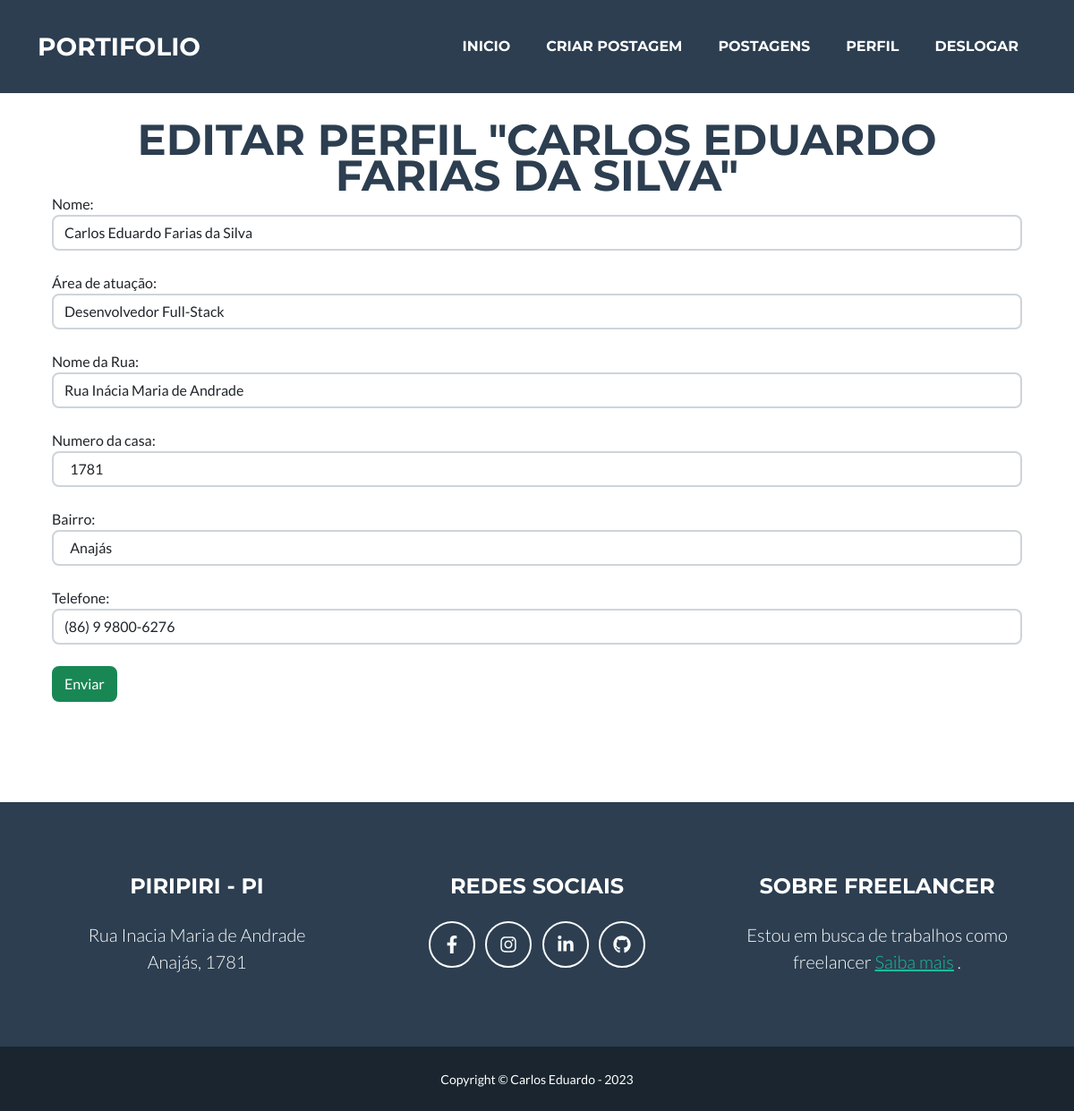
Page /editarPerfil/ (signed in) on the committed database.
### tables this page shows
CREATE TABLE users (
    id INTEGER PRIMARY KEY AUTOINCREMENT,
    created TIMESTAMP NOT NULL DEFAULT CURRENT_TIMESTAMP,
    email TEXT NOT NULL,
    nome TEXT NOT NULL,
    senha TEXT NOT NULL,
    atuacao TEXT,
    endereco TEXT,
    telefone TEXT,
    foto TEXT
);

### main.py (the view, shortened to what this page needs)
@app.route('/editarPerfil/', methods=('GET', 'POST'))
def editPerfil():
    users = get_users(session['email'])
    id = users['id']
    if not (session):
        return redirect(url_for('index'))
    return render_template('editPerfil.html', users = users)

### main.py (called while the page is built)
def get_db_connection():
    conn = sqlite3.connect('database.db')
    conn.row_factory = sqlite3.Row
    return conn

def get_users(email):
    conn = get_db_connection()
    users = conn.execute('SELECT * FROM users WHERE email = ?',
    (email,)).fetchone()
    conn.close()
    if users is None:
        abort(404)
    return users

### templates/editPerfil.html
{% extends 'base.html' %} {% block content %}
<section class="page-section portfolio" id="portfolio">
    <div class="container">
        <div class="card-body">
            <h2 class="page-section-heading text-center text-uppercase text-secondary mb-0 mt-4">{% block title %} Editar Perfil "{{ users['nome'] }}" {% endblock %}</h2>
            <form method="post">
                <label  for="content">Nome:</label>
                <br>
                <input class="form-control" type="text" name="nome" placeholder="Nome" value="{{ request.form['nome'] or users['nome'] }}"></input>
                <br>
                <label  for="title">Área de atuação:</label>
                <br>
                <input class="form-control" type="text" name="atuacao" placeholder="Desenvolvedor Full-stack" value="{{ request.form['atuacao'] or users['atuacao'] }}"></input>
                <br>
                <label  for="content">Nome da Rua:</label>
                <br>
                <input class="form-control" type="text" name="rua" placeholder="Nome da rua" value="{{ request.form['rua'] or users['endereco'].split(',')[0] }}"></input>
                <br>
                <label  for="content">Numero da casa:</label>
                <br>
                <input class="form-control" type="text" name="numero" placeholder="Nome da rua" value="{{ request.form['numero']  or users['endereco'].split(',')[1] }}"></input>
                <br>
                <label  for="content">Bairro:</label>
                <br>
                <input class="form-control" type="text" name="bairro" placeholder="Nome da rua" value="{{ request.form['bairro'] or users['endereco'].split(',')[2] }}"></input>
                <br>
                <label  for="content">Telefone:</label>
                <br>
                <input class="form-control" type="text" name="telefone" placeholder="Telefone" value="{{ request.form['telefone'] or users['telefone'] }}"></input>
                <br>
                <button class="btn btn-success" type="submit">Enviar</button>
            </form>
        </div>
    </div>
</section>
{% endblock %}

### rows in the picture
users: nome "CARLOS EDUARDO FARIAS DA SILVA", nome "Carlos Eduardo Farias da Silva", atuacao "Desenvolvedor Full-Stack", rua "Rua Inácia Maria de Andrade", numero "1781", bairro "Anajás", telefone "(86) 9 9800-6276"
